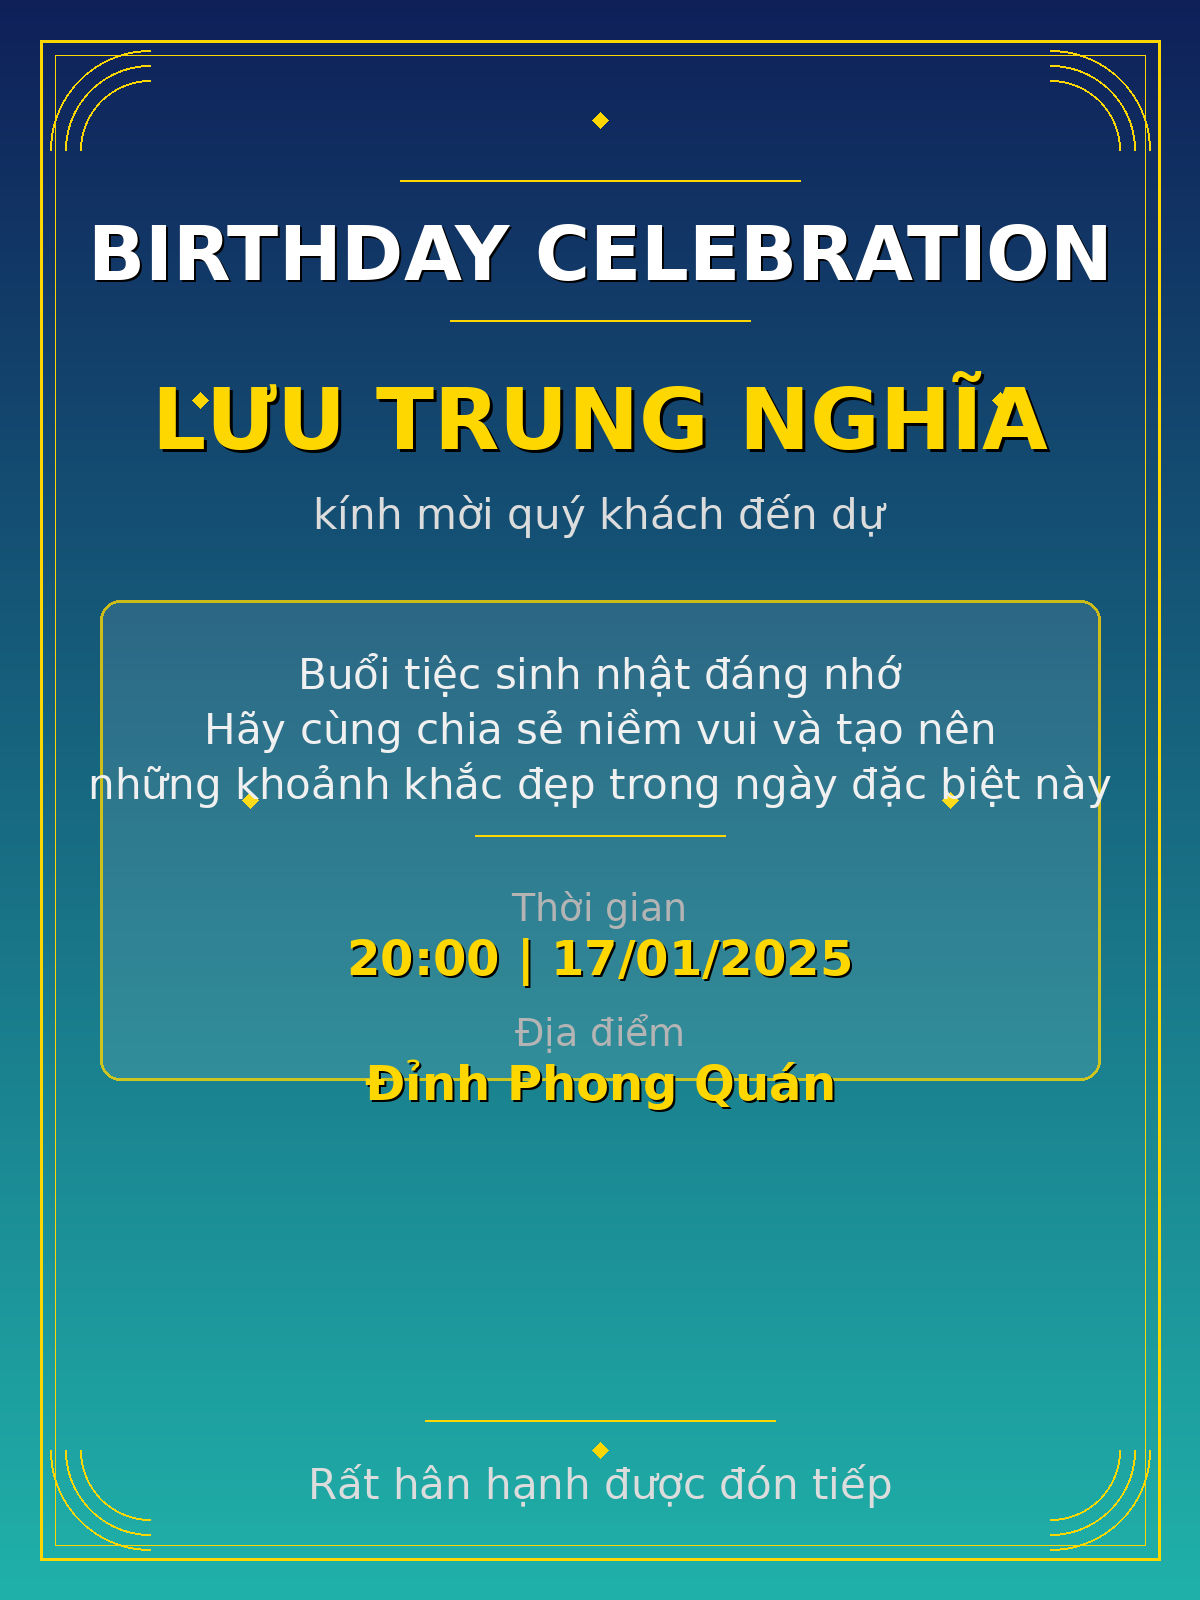

Python code for this plot:
from PIL import Image, ImageDraw, ImageFont, ImageFilter
import random
import math

def create_gradient_background(width, height):
    """Create an elegant gradient background"""
    image = Image.new('RGB', (width, height))
    draw = ImageDraw.Draw(image)
    
    # Create a sophisticated vertical gradient (deep navy to teal)
    for y in range(height):
        # Smooth gradient from deep blue to teal
        ratio = y / height
        r = int(15 + (32 - 15) * ratio)
        g = int(32 + (178 - 32) * ratio)
        b = int(89 + (170 - 89) * ratio)
        draw.rectangle([0, y, width, y+1], fill=(r, g, b))
    
    return image

def draw_elegant_decoration(draw, width, height):
    """Draw elegant geometric decorations"""
    # Draw subtle corner decorations
    accent_color = (255, 215, 0, 100)  # Gold with transparency
    
    # Top left corner arc
    for i in range(3):
        offset = i * 15
        draw.arc([50 + offset, 50 + offset, 250 - offset, 250 - offset], 
                 start=180, end=270, fill=(255, 215, 0), width=2)
    
    # Top right corner arc
    for i in range(3):
        offset = i * 15
        draw.arc([width - 250 + offset, 50 + offset, width - 50 - offset, 250 - offset], 
                 start=270, end=360, fill=(255, 215, 0), width=2)
    
    # Bottom left corner arc
    for i in range(3):
        offset = i * 15
        draw.arc([50 + offset, height - 250 + offset, 250 - offset, height - 50 - offset], 
                 start=90, end=180, fill=(255, 215, 0), width=2)
    
    # Bottom right corner arc
    for i in range(3):
        offset = i * 15
        draw.arc([width - 250 + offset, height - 250 + offset, width - 50 - offset, height - 50 - offset], 
                 start=0, end=90, fill=(255, 215, 0), width=2)
    
    # Add subtle sparkle points
    sparkle_points = [
        (width // 2, 120),
        (200, 400),
        (width - 200, 400),
        (width // 2, height - 150),
        (250, height // 2),
        (width - 250, height // 2)
    ]
    
    for x, y in sparkle_points:
        # Draw small diamond shape
        size = 8
        points = [(x, y - size), (x + size, y), (x, y + size), (x - size, y)]
        draw.polygon(points, fill=(255, 215, 0))

def draw_text_with_shadow(draw, position, text, font, text_color, shadow_color, shadow_offset=(2, 2)):
    """Draw text with a subtle shadow effect"""
    x, y = position
    # Draw shadow
    draw.text((x + shadow_offset[0], y + shadow_offset[1]), text, font=font, fill=shadow_color)
    # Draw main text
    draw.text((x, y), text, font=font, fill=text_color)


def create_birthday_invitation():
    """Create an elegant birthday invitation card"""
    # Card dimensions
    width, height = 1200, 1600
    
    # Create gradient background
    image = create_gradient_background(width, height)
    draw = ImageDraw.Draw(image)
    
    # Add elegant decorations
    draw_elegant_decoration(draw, width, height)
    
    # Add elegant border frame
    border_margin = 40
    draw.rectangle([border_margin, border_margin, width - border_margin, height - border_margin], 
                   outline=(255, 215, 0), width=3)
    
    # Inner frame
    inner_margin = 55
    draw.rectangle([inner_margin, inner_margin, width - inner_margin, height - inner_margin], 
                   outline=(255, 215, 0, 150), width=1)
    
    # Load fonts
    try:
        title_font = ImageFont.truetype("/usr/share/fonts/truetype/dejavu/DejaVuSans-Bold.ttf", 75)
        name_font = ImageFont.truetype("/usr/share/fonts/truetype/dejavu/DejaVuSans-Bold.ttf", 85)
        subtitle_font = ImageFont.truetype("/usr/share/fonts/truetype/dejavu/DejaVuSans.ttf", 42)
        detail_font = ImageFont.truetype("/usr/share/fonts/truetype/dejavu/DejaVuSans-Bold.ttf", 48)
        small_font = ImageFont.truetype("/usr/share/fonts/truetype/dejavu/DejaVuSans.ttf", 38)
    except:
        title_font = ImageFont.load_default()
        name_font = ImageFont.load_default()
        subtitle_font = ImageFont.load_default()
        detail_font = ImageFont.load_default()
        small_font = ImageFont.load_default()
    
    center_x = width // 2
    
    # Top decorative line
    line_width = 400
    draw.line([center_x - line_width//2, 180, center_x + line_width//2, 180], 
              fill=(255, 215, 0), width=2)
    
    # Title: "BIRTHDAY CELEBRATION"
    title_text = "BIRTHDAY CELEBRATION"
    title_bbox = draw.textbbox((0, 0), title_text, font=title_font)
    title_width = title_bbox[2] - title_bbox[0]
    draw_text_with_shadow(draw, (center_x - title_width//2, 210), title_text, 
                         title_font, (255, 255, 255), (0, 0, 0, 100), shadow_offset=(2, 2))
    
    # Decorative separator
    y_pos = 320
    separator_width = 300
    draw.line([center_x - separator_width//2, y_pos, center_x + separator_width//2, y_pos], 
              fill=(255, 215, 0), width=2)
    
    # Name (prominent)
    name_text = "LƯU TRUNG NGHĨA"
    name_bbox = draw.textbbox((0, 0), name_text, font=name_font)
    name_width = name_bbox[2] - name_bbox[0]
    draw_text_with_shadow(draw, (center_x - name_width//2, 370), name_text, 
                         name_font, (255, 215, 0), (0, 0, 0, 120), shadow_offset=(3, 3))
    
    # Subtitle
    subtitle_text = "kính mời quý khách đến dự"
    subtitle_bbox = draw.textbbox((0, 0), subtitle_text, font=subtitle_font)
    subtitle_width = subtitle_bbox[2] - subtitle_bbox[0]
    draw.text((center_x - subtitle_width//2, 490), subtitle_text, 
              font=subtitle_font, fill=(220, 220, 220))
    
    # Main invitation box
    box_top = 600
    box_height = 480
    box_margin = 100
    
    # Create elegant box with border
    overlay = Image.new('RGBA', (width, height), (0, 0, 0, 0))
    overlay_draw = ImageDraw.Draw(overlay)
    
    # Draw box background with slight transparency
    overlay_draw.rounded_rectangle(
        [box_margin, box_top, width - box_margin, box_top + box_height],
        radius=20,
        fill=(255, 255, 255, 25)
    )
    
    # Draw box border
    overlay_draw.rounded_rectangle(
        [box_margin, box_top, width - box_margin, box_top + box_height],
        radius=20,
        outline=(255, 215, 0, 200),
        width=3
    )
    
    image = Image.alpha_composite(image.convert('RGBA'), overlay).convert('RGB')
    draw = ImageDraw.Draw(image)
    
    # Invitation message
    y_text = box_top + 50
    invitation_lines = [
        "Buổi tiệc sinh nhật đáng nhớ",
        "Hãy cùng chia sẻ niềm vui và tạo nên",
        "những khoảnh khắc đẹp trong ngày đặc biệt này"
    ]
    
    for line in invitation_lines:
        bbox = draw.textbbox((0, 0), line, font=subtitle_font)
        line_width = bbox[2] - bbox[0]
        draw.text((center_x - line_width//2, y_text), line, 
                 font=subtitle_font, fill=(240, 240, 240))
        y_text += 55
    
    # Decorative divider in box
    y_text += 20
    divider_width = 250
    draw.line([center_x - divider_width//2, y_text, center_x + divider_width//2, y_text], 
              fill=(255, 215, 0), width=2)
    
    # Event details
    y_text += 50
    details = [ 
        ("Thời gian", "20:00 | 17/01/2025"),
        ("Địa điểm", "Đỉnh Phong Quán")
    ]
    
    for label, value in details:
        # Label
        label_bbox = draw.textbbox((0, 0), label, font=small_font)
        label_width = label_bbox[2] - label_bbox[0]
        draw.text((center_x - label_width//2, y_text), label, 
                 font=small_font, fill=(180, 180, 180))
        y_text += 45
        
        # Value
        value_bbox = draw.textbbox((0, 0), value, font=detail_font)
        value_width = value_bbox[2] - value_bbox[0]
        draw_text_with_shadow(draw, (center_x - value_width//2, y_text), value, 
                             detail_font, (255, 215, 0), (0, 0, 0, 100), shadow_offset=(2, 2))
        y_text += 80
    
    # Bottom decorative line
    bottom_y = 1420
    bottom_line_width = 350
    draw.line([center_x - bottom_line_width//2, bottom_y, center_x + bottom_line_width//2, bottom_y], 
              fill=(255, 215, 0), width=2)
    
    # RSVP message
    rsvp_text = "Rất hân hạnh được đón tiếp"
    rsvp_bbox = draw.textbbox((0, 0), rsvp_text, font=subtitle_font)
    rsvp_width = rsvp_bbox[2] - rsvp_bbox[0]
    draw.text((center_x - rsvp_width//2, 1460), rsvp_text, 
              font=subtitle_font, fill=(220, 220, 220))
    
    return image

def main():
    """Main function to generate the invitation card"""
    print("Generating birthday invitation card...")
    
    # Create the invitation
    invitation = create_birthday_invitation()
    
    # Save the image
    output_filename = "birthday_invitation.png"
    invitation.save(output_filename, quality=95)
    
    print(f"✅ Birthday invitation card saved as '{output_filename}'")
    print(f"   Card size: {invitation.width}x{invitation.height} pixels")

if __name__ == "__main__":
    main()
